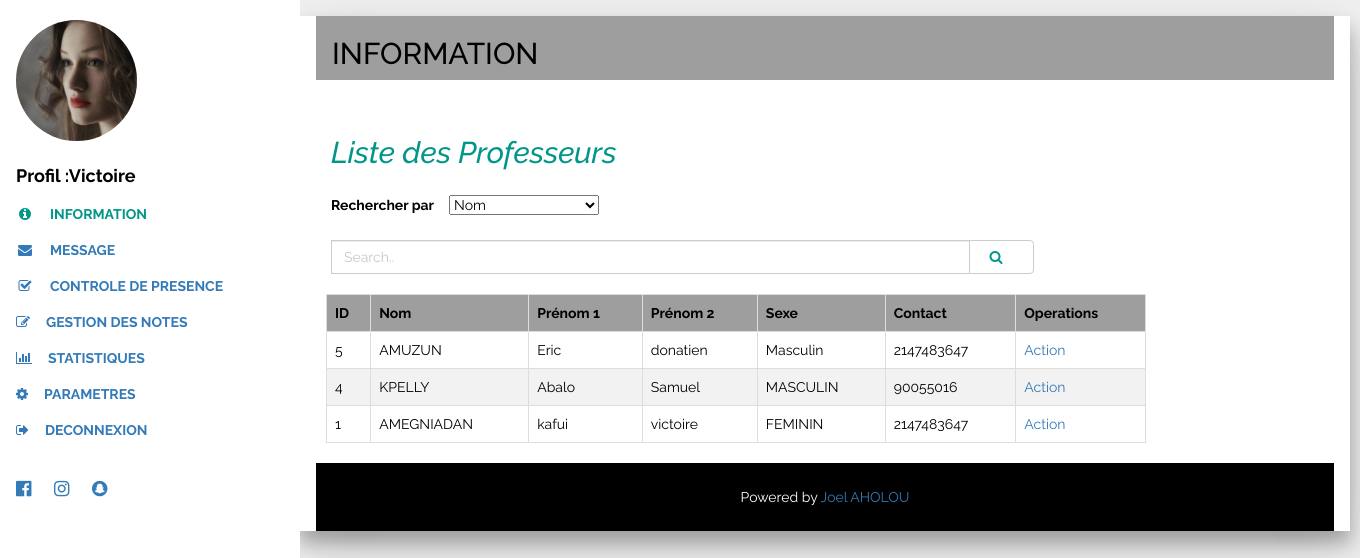
/index_professeur_comte.php?idpo=1, run on the app's committed database.
### tables this page shows
CREATE TABLE IF NOT EXISTS `professeur` (
`idpo` int(11) NOT NULL,
  `no` varchar(35) NOT NULL,
  `p1` varchar(15) NOT NULL,
  `p2` varchar(15) NOT NULL,
  `sx` varchar(10) NOT NULL,
  `ct` int(20) NOT NULL,
  `pop` varchar(200) DEFAULT NULL,
  `motdepasse` varchar(50) NOT NULL,
  `pseudo` varchar(50) NOT NULL
);

### index_professeur_comte.php (the view, shortened to what this page needs)
<?php
  $bdd = new PDO('mysql:host=127.0.0.1; dbname=scolarite1','root', '');
if (isset($_GET['idpo']))
{
    $getid = intval($_GET['idpo']);
    $requser = $bdd->prepare('SELECT * FROM professeur WHERE idpo = ? ');
    $requser->execute(array($getid));
    $userinfo=$requser->fetch();
?>
<!DOCTYPE html>
<html>
<link rel="stylesheet" href="w3.css">
<link rel="stylesheet" href="font-awesome.min.css">
<link rel="stylesheet" href="bootstrap.min.css">
<body class="w3-light-grey w3-content" style="max-width:1600px">
<nav class="w3-sidenav w3-collapse w3-white w3-animate-left" style="z-index:3;width:300px;" id="mySidenav"><br>
  <div class="w3-container">
    <img src="w3images/avatar_g2.jpg" style="width:45%;" class="w3-circle"><br><br>
    <h4 class="w3-padding-0"><b> Profil :<?php echo $userinfo['pseudo']; ?></b></h4>
	<?php
                  if (isset($_SESSION['idpo']) AND $userinfo['idpo'] == $_SESSION['idpo']) {
                    ?>
  </div>
  <a href="index_professeur_comte.php?idpo=<?php echo ($_SESSION['idpo']);?>" onclick="w3_close()" class="w3-padding w3-text-teal"><i class="fa fa fa-info-circle fa-fw w3-margin-right"></i>INFORMATION</a>
  <a href="#about" onclick="w3_close()" class="w3-padding"><i class="fa fa-envelope fa-fw w3-margin-right"></i>MESSAGE</a>
   <a href="index_control_presence.php?idpo=<?php echo ($_SESSION['idpo']);?>" onclick="w3_close()" class="w3-padding"><i class="fa  fa fa-check-square-o fa-fw w3-margin-right"></i>CONTROLE DE PRESENCE</a>
   <a href="#" onclick="w3_close()" class="w3-padding"><i class="fa fa fa-edit w3-margin-right"></i>GESTION DES NOTES</a>
   <a href="#" onclick="w3_close()" class="w3-padding"><i class="fa fa fa-bar-chart-o w3-margin-right"></i>STATISTIQUES</a>
   <a href="#" onclick="w3_close()" class="w3-padding"><i class="fa fa fa-cog w3-margin-right"></i>PARAMETRES</a>
   <a href="deconnexion.php" onclick="w3_close()" class="w3-padding"><i class="fa fa fa-sign-out w3-margin-right"></i>DECONNEXION</a>
  <div class="w3-section w3-padding-top w3-large">
    <a href="#" class="w3-hover-white w3-hover-text-indigo w3-show-inline-block"><i class="fa fa-facebook-official"></i></a>
    <a href="#" class="w3-hover-white w3-hover-text-purple w3-show-inline-block"><i class="fa fa-instagram"></i></a>
    <a href="#" class="w3-hover-white w3-hover-text-yellow w3-show-inline-block"><i class="fa fa-snapchat"></i></a>
     <?php
                    }
                    ?>
  </div>
</nav>
<div class="w3-main" style="margin-left:300px">
  <div class="w3-panel w3-card-12 w3-margin-bottom w3-white" style="width:1050px;">
		<div class="w3-container w3-grey">
  <h2>INFORMATION</h2>
</div>
<br/>
		<h2 class="w3-text-teal w3-padding-16" style="margin-left:15px;"><i>Liste des Professeurs</i></h2>
<?php
    $bdd = new PDO('mysql:host=127.0.0.1; dbname=scolarite1','root', '');
      $_select = $bdd->prepare("SELECT * FROM professeur order by idpo desc limit 10");
    $_select->execute();
    ?>
	<form method="POST" action="">
  <div class="input-group">
  <label for="choix" style="margin-left:15px;">Rechercher par </label>
    <select class=""  style="width:150px; margin-left:15px;" name="choix">
      <option value="">Nom</option>
    </select><br/><br/>
    <input type="text" class="form-control" style="margin-left:15px; " name="search" value="<?php if (isset($search)) {echo ($search);} ?>" placeholder="Search..">
    <div class="input-group-btn">
      <button class="btn btn-default" style="margin-right:300px; margin-top:45px;" type="submit">
        <i class="fa fa-search fa-fw w3-margin-right w3-text-teal" style="margin-left:5px;" ></i>
      </button>
    </div>
  </div>
</form>
<br/>
 <div class="table-responsive ">
  <table style="width:820px; margin-left:10px;">
    <thead>
      <tr>
        <th>ID </th>
        <th>Nom </th>
        <th>Prénom 1</th>
		<th>Prénom 2</th>
		<th>Sexe</th>
		<th>Contact</th>
        <th>Operations</th>
      </tr>
    </thead>
    <tbody>
     <?php  while ($s=$_select->fetch(PDO::FETCH_OBJ)) {
?>
      <tr>
        <td><?php echo $s->idpo;?></td>
        <td><?php echo $s->no;?></td>
        <td><?php echo $s->p1;?></td>
        <td><?php echo $s->p2;?></td>
        <td><?php echo $s->sx;?></td>
		<td><?php echo $s->ct;?></td>
        <td>
       <a href="index_etablissement_professeur_action.php?idpo=<?php echo $s->idpo;?>" target="_parent"  style="text-decoration:none;">Action</a></td>
		     <?php
                    }
                    ?>
	</div>
  </table><br/>
</div>
  <div class="w3-black w3-center w3-padding-24">Powered by <a href="default.html" title="W3.CSS" target="_blank" class="w3-hover-opacity">Joel AHOLOU</a></div>
</div>
</body>
</html>
<?php
  }else{
    echo "Desole";
  }
?>

### index_professeur_comte.php (style rules this page uses)
body,h1,h2,h3,h4,h5,h6 { font-family: "Raleway", sans-serif }
.w3-sidenav a,.w3-sidenav h4 { font-weight:bold }
table { border-collapse: collapse; width: 100%; border: 1px solid #ddd; }
th, td { text-align: left; padding: 8px; border: 1px solid #ddd; }
tr:nth-child(even) { background-color: #f2f2f2 }
th { background-color: #9E9E9E; color: black; }

### data on the page
professeur: pseudo "Victoire", idpo "1", no "AMEGNIADAN", p1 "kafui", p2 "victoire", sx "FEMININ", ct "2147483647"
professeur: idpo "5", no "AMUZUN", p1 "Eric", p2 "donatien", sx "Masculin", ct "2147483647"
professeur: idpo "4", no "KPELLY", p1 "Abalo", p2 "Samuel", sx "MASCULIN", ct "90055016"
